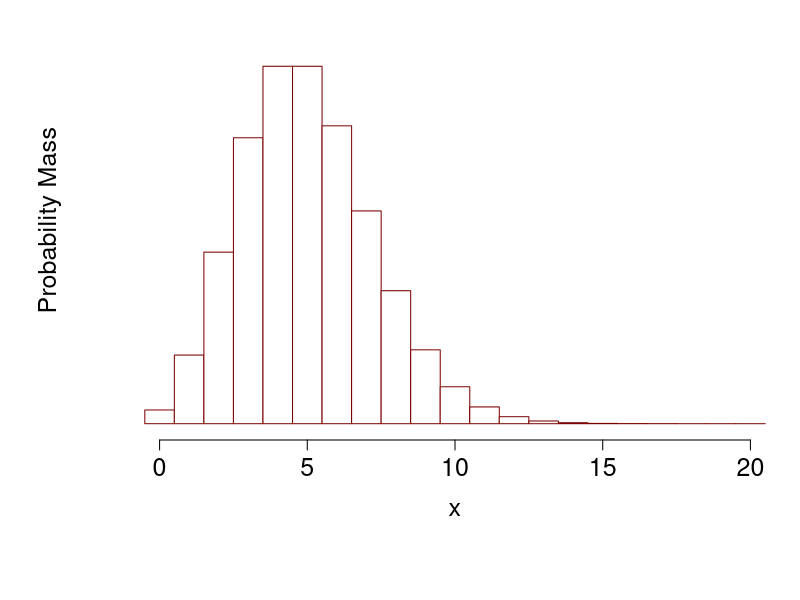
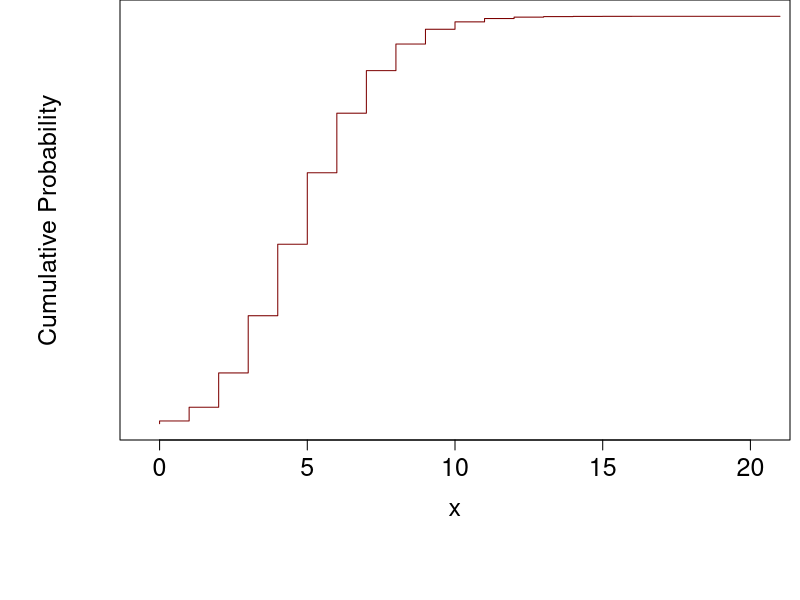
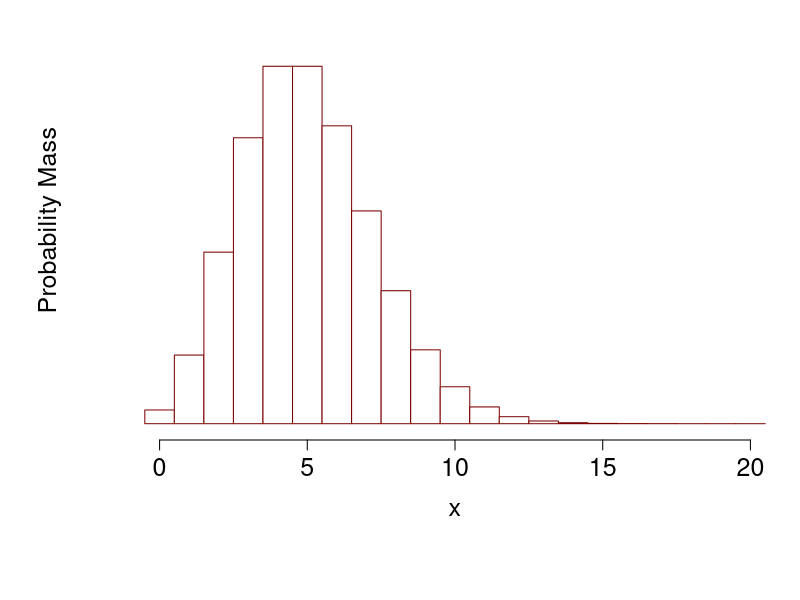

Here is the R script that generated these plots, in order: (Note: this script raises an error after producing the figures.)
"Poisson (poisson) probability mass function that allocates probabilities
across the natural numbers"
c_light <- c("#DCBCBC")
c_light_highlight <- c("#C79999")
c_mid <- c("#B97C7C")
c_mid_highlight <- c("#A25050")
c_dark <- c("#8F2727")
c_dark_highlight <- c("#7C0000")

plot_poisson <- function(l) {
  p <- hist(0, breaks=0:21-0.5, plot=FALSE)
  p$counts <- dpois(0:20, l)

  par(mar = c(8, 6, 0, 0.5))
  plot(p, main="", col="white", border=c_dark_highlight,
       xlab="x", xlim=c(-0.5, 20.5), 
       ylab="Probability Mass", ylim=c(0, 0.2), yaxt="n",
       cex.lab=1.5, cex.axis=1.5, cex.main=1.5, cex.sub=1.5)
}

l <- 5
plot_poisson(l)

"Cumulative distribution function."

B <- 21
xs <- rep(0:B, each=2)
cdfs <- sapply(1:length(xs), function(n) ifelse(n > 1, ppois(xs[n - 1], l), 0))

par(mar = c(8, 6, 0, 0.5))
plot(xs, cdfs, type="l", main="", col=c_dark_highlight, 
     xlab="x", xlim=c(-0.5, 20.5), 
     ylab="Cumulative Probability", ylim=c(0, 1), yaxt="n",
     cex.lab=1.5, cex.axis=1.5, cex.main=1.5, cex.sub=1.5)

"Compute probabilities."

plot_poisson_probs <- function(A, l) {
  bin_edges <- c(A, A[length(A)] + 1) - 0.5
  p_sum <- hist(A[1], breaks=bin_edges, plot=FALSE)
  p_sum$counts <- dpois(A, 5)

  plot(p_sum, col=c_dark, border=c_dark_highlight, add=T)
}

plot_poisson(l)
plot_poisson_probs(A1, l)
sum(sapply(A1, function(x) dpois(x, l)))
"Generate samples from distribution using Poisson probability mass function."
set.seed(8675309)
r_samples <- rpois(1000, l)
